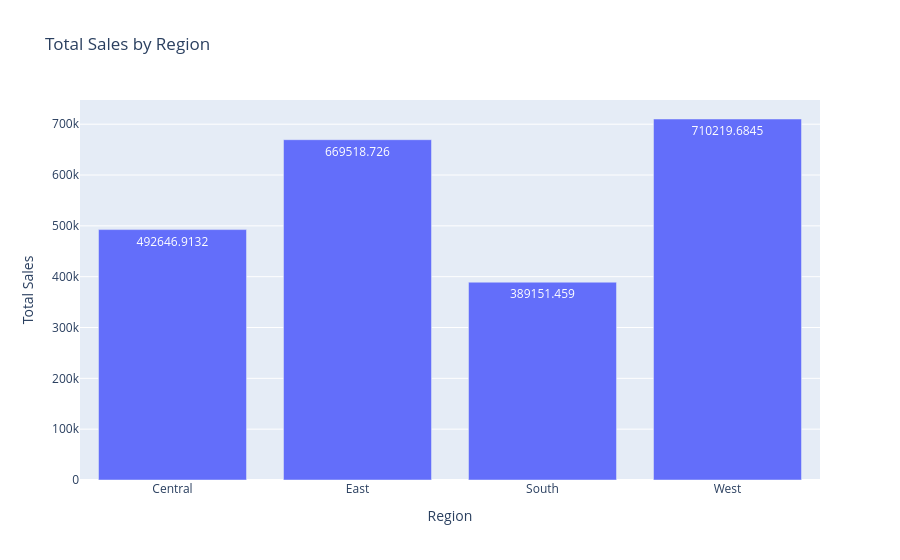

Notebook source saved alongside this figure:
### Code cell
#sns.barplot(data=region_sales,x='Region',y='Sales')
import plotly.express as px

fig = px.bar(
    region_sales,
    x='Region',
    y='Sales',
    title='Total Sales by Region',
    text='Sales'
)

fig.update_traces(
    hovertemplate='<b>%{x}</b><br>Sales: $%{y:,.2f}<extra></extra>'
)

fig.update_layout(
    xaxis_title='Region',
    yaxis_title='Total Sales'
)

fig.show()

### Figure 1 — Plotly figure (JSON) as saved in the notebook; plotly's stock layout.template omitted (floating-point values rounded to 4 significant figures)
{"data": [{"hovertemplate": "<b>%{x}</b><br>Sales: $%{y:,.2f}<extra></extra>", "legendgroup": "", "marker": {"color": "#636efa", "pattern": {"shape": ""}}, "name": "", "orientation": "v", "showlegend": false, "text": [492600.0, 669500.0, 389200.0, 710200.0], "textposition": "auto", "type": "bar", "x": ["Central", "East", "South", "West"], "xaxis": "x", "y": [492600.0, 669500.0, 389200.0, 710200.0], "yaxis": "y"}], "layout": {"barmode": "relative", "legend": {"tracegroupgap": 0}, "title": {"text": "Total Sales by Region"}, "xaxis": {"anchor": "y", "domain": [0, 1], "title": {"text": "Region"}}, "yaxis": {"anchor": "x", "domain": [0, 1], "title": {"text": "Total Sales"}}}}
